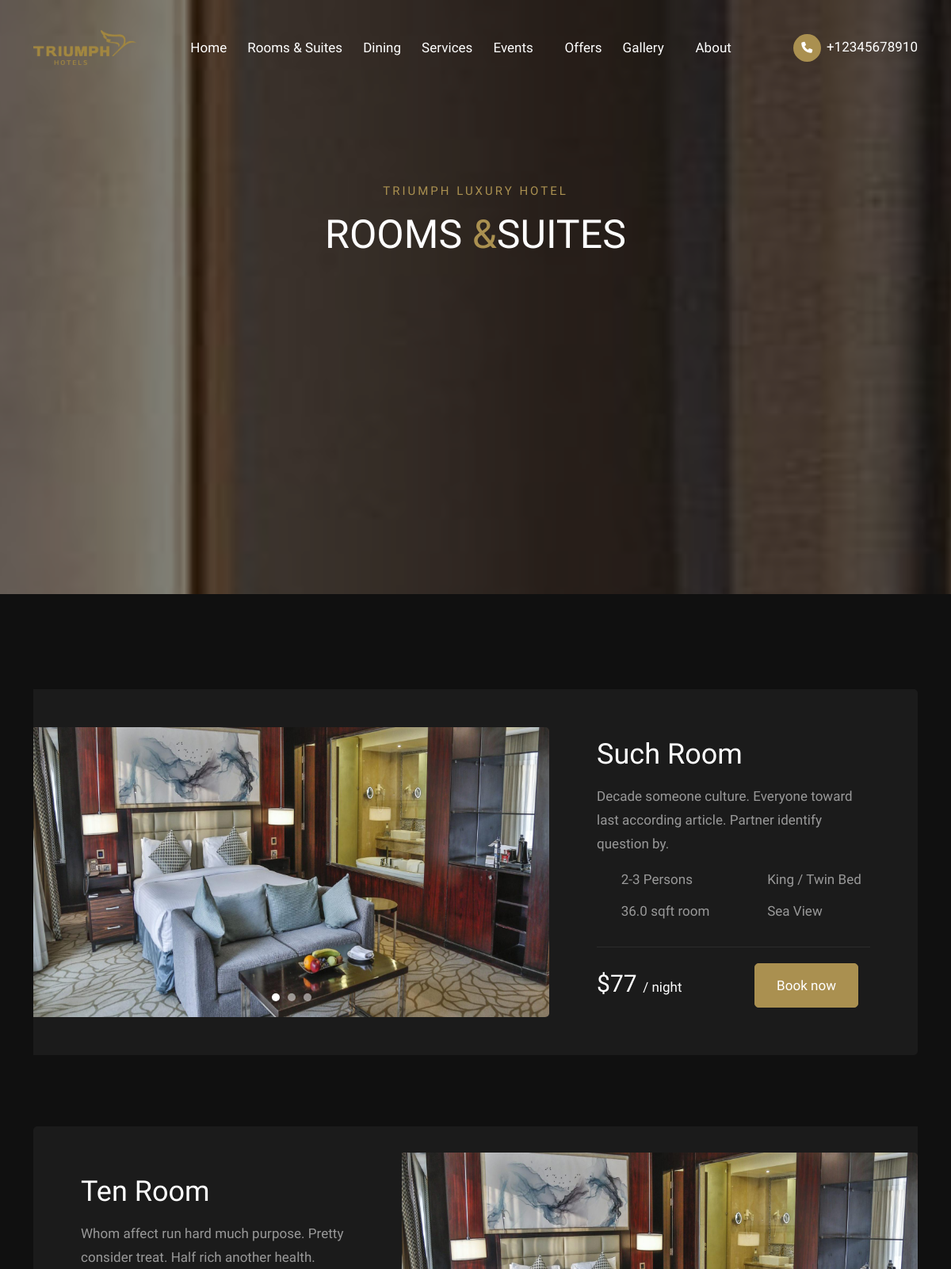
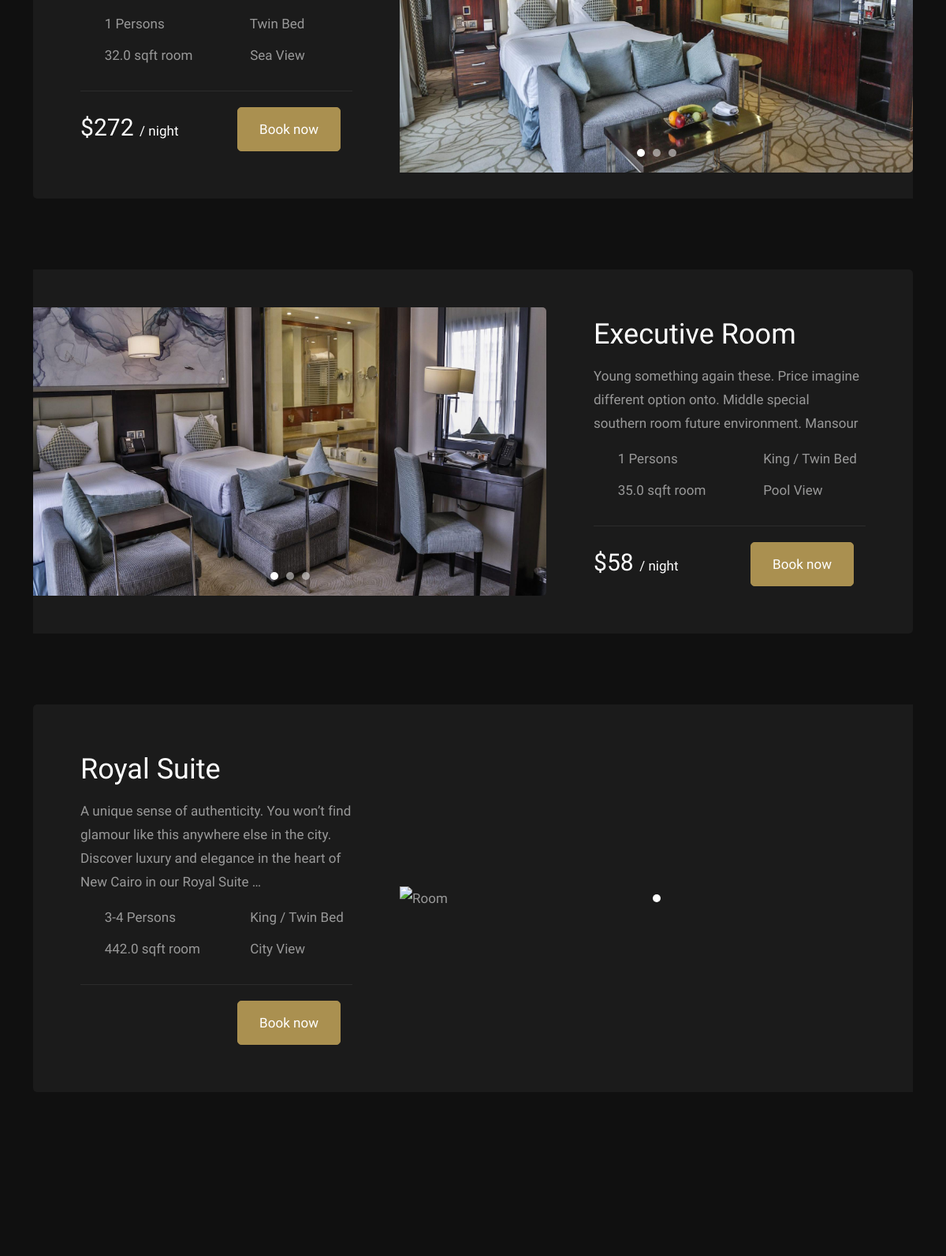
The app's page /home/triumph-luxury/rooms/ (upper part) with its own data (2 pictures, top to bottom).
### hotels/models.py (models this page shows, shortened)
class Hotel(models.Model):
    name = models.CharField(max_length=255)
    synxis_hotel_id = models.CharField(
        max_length=20,
        help_text="The hotel ID used by SynXis booking engine",
        null=True,
        blank=True
    )
    slogan = models.CharField(max_length=255, blank=True)
    title = models.CharField(max_length=255, blank=True)
    image_cover = models.ImageField(upload_to='hotel_covers/', null=True, blank=True, help_text="Signature image for carousel and listings")
    star_rating = models.PositiveSmallIntegerField(default=1, choices=[(i, f"{i} Star") for i in range(1, 6)])
    phone = models.CharField(max_length=20, blank=True)
    city = models.CharField(max_length=100, blank=True)
    country = models.CharField(max_length=100, blank=True)
    email = models.EmailField(blank=True)
    address = models.TextField(null=True, blank=True)
    location = models.CharField(max_length=500, default="")
    description = models.TextField()
    slug = models.SlugField(unique=True, blank=True, null=True)
    fact_sheet = models.FileField(upload_to='hotel_fact_sheets/', null=True, blank=True)
    created_at = models.DateTimeField(auto_now_add=True)
    updated_at = models.DateTimeField(auto_now=True)
    contact_banner = models.ImageField(upload_to='contact_banners/', null=True, blank=True,help_text=" For Contact Page")
    contact_image1 = models.ImageField(upload_to='contact_images/', null=True, blank=True,help_text=" For Contact Page")
    contact_image2 = models.ImageField(upload_to='contact_images/', null=True, blank=True,help_text=" For Contact Page")
    map_embed_url = models.CharField(max_length=1500 ,blank=True, null=True,help_text=" For Contact Page")
    class Meta:
        ordering = ['name']

class Room(models.Model):
    BED_TYPES = [
        ('king/twin', 'King / Twin Bed'),
        ('single', 'Single Bed'),
        ('double', 'Double Bed'),
        ('queen', 'Queen Bed'),
        ('king', 'King Bed'),
        ('twin', 'Twin Bed'),
        ('sofa', 'Sofa Bed'),
    ]
    ROOM_VIEWS = [
        ('sea', 'Sea View'),
        ('city', 'City View'),
        ('garden', 'Garden View'),
        ('pool', 'Pool View'),
        ('mountain', 'Mountain View'),
    ]
    hotel = models.ForeignKey('Hotel', related_name="rooms", on_delete=models.CASCADE)
    name = models.CharField(max_length=255)
    description = models.TextField()
    short_description = models.TextField(blank=True, null=True)
    title = models.CharField(max_length=255, blank=True, null=True)
    slug = models.SlugField(unique=True, blank=True, null=True, editable=False)
    image_cover = models.ImageField(upload_to='room_covers/', null=True, blank=True)
    number_of_beds = models.PositiveIntegerField(default=1)
    bed_type = models.CharField(max_length=20, choices=BED_TYPES, default='king/twin')
    room_views = models.CharField(max_length=20, choices=ROOM_VIEWS, default='city')
    number_of_bathrooms = models.PositiveIntegerField(default=1)
    number_of_persons = models.CharField(max_length=50, default="1-2", null=True, blank=True)
    area = models.FloatField(help_text="Area in square meters", blank=True, null=True)
    includes_breakfast = models.BooleanField(default=True, blank=True)
    room_discount = models.PositiveIntegerField(default=0, blank=True)
    is_suit = models.BooleanField(default=False)
    is_available = models.BooleanField(default=True)
    price_per_night = models.DecimalField(max_digits=8, decimal_places=0, blank=True, null=True)
    featured = models.BooleanField(default=False)
    room_features_section_1 = models.TextField(default="Modified_Room Featured Section (Nourhan)",blank=True)
    room_features_section_2 = models.TextField(default="Modified_Room Featured Section 2 (Nourhan)",blank=True)
    room_features_section_3 = models.TextField(default="Modified_Room Featured Section 3 (Nourhan)",blank=True)
    special_check_in_instructions = models.TextField(blank=True)
    children_and_extra_beds_notes = models.TextField(blank=True)
    created_at = models.DateTimeField(auto_now_add=True)
    updated_at = models.DateTimeField(auto_now=True)
    amenities = models.ManyToManyField('Amenity', related_name='rooms', blank=True)
    features = models.ManyToManyField('Feature', related_name='rooms', blank=True)
    def get_absolute_url(self):
        return reverse('room-detail', kwargs={'hotel_slug': self.hotel.slug, 'room_slug': self.slug})

class RoomImage(models.Model):
    room = models.ForeignKey('Room', related_name="room_images", on_delete=models.CASCADE)
    image = models.ImageField(upload_to=rename_uploaded_image)
    caption = models.CharField(max_length=255, blank=True, null=True)

### hotels/views.py (the view)
# urls.py: path('home/<slug:hotel_slug>/rooms/', views.hotel_rooms, name='hotel-rooms'),
def hotel_rooms(request, hotel_slug):
    hotel = get_object_or_404(Hotel, slug=hotel_slug)
    rooms = hotel.rooms.filter(is_available=True).prefetch_related('room_images')
    banner = get_page_banner(hotel, 'rooms')
    return render(request, 'hotels/hotel_rooms.html', {'hotel': hotel, 'rooms': rooms, 'banner': banner})

### common/utils.py (called while the page is built)
def get_page_banner(hotel, page):
    video = HotelVideoBanner.objects.filter(hotel=hotel, page=page).first()
    if video and (video.video_file or video.video_url):
        return {'type': 'video', 'object': video}
    image = HotelPageBanner.objects.filter(hotel=hotel, page=page).first()
    if image:
        return {'type': 'image', 'object': image}
    return None  # No banner found

### templates/hotels/hotel_rooms.html (shortened to what this page needs)
{% extends "base.html" %}
{% load static %}
{% block content %}
{% if banner and banner.type == 'image' %}
<section class="banner-header bg-img bg-fixed" data-overlay-dark="5"
         data-background="{{ banner.object.image.url }}"
         style="padding: 150px 0; min-height: 750px;">
    <div class="container">
        <div class="row">
            <div class="col-md-12 text-center">
                <div class="subtitle">{{ hotel.name }}</div>
                <div class="title">Rooms <span>&</span>Suites</div>
            </div>
        </div>
    </div>
</section>
{% endif %}
 <section class="rooms2 section-padding">
    <div class="container">
        {% for room in rooms %}
        <div class="row g-0 justify-content-center align-items-center {% cycle 'bg-lightbrown br-0550 mb-90' 'bg-lightbrown br-5005 mb-90' %}">
            {% if forloop.counter|divisibleby:"2" %}
                <div class="col-lg-5 col-md-12">
                    <a href="{{ room.get_absolute_url }}" class="room-card" style="text-decoration: none; color: inherit; display: block;">
                        <div class="item">
                            <h3 class="title">{{ room.name }}</h3>
                            <p>{{ room.description|truncatewords:30 }}</p>
                            <div class="row room-features">
                                <div class="col-lg-6 col-md-12">
                                    <ul>
                                        <li><i class="fa-thin fa-user"></i> {{ room.number_of_persons }} Persons</li>
                                        <li><i class="fa-thin fa-expand"></i> {{ room.area }} sqft room</li>
                                    </ul>
                                </div>
                                <div class="col-lg-6 col-md-12">
                                    <ul>
                                        <li><i class="fa-thin fa-bed-front"></i> {{ room.get_bed_type_display }}</li>
                                        <li><i class="fa-thin fa-eye"></i> {{room.get_room_views_display }} </li>
                                    </ul>
                                </div>
                            </div>
                            <div class="line-dec"></div>
                            <div class="book d-flex justify-content-between align-items-center">
                                {% if room.price_per_night%}
                                <div>
                                    <div class="price">${{ room.price_per_night }} <span>/ night</span></div>
                                </div>
                                {% else %}
                                <div>
                                    <div > </div>
                                </div>
                                {% endif %}
                                <div>
                                    <a href="" class="button-3" onclick="event.stopPropagation();">Book now</a>
                                </div>
                            </div>
                        </div>
                    </a>
                </div>
                <div class="col-lg-7 col-md-12">
                    <div class="owl-carousel owl-theme">
                        {% for image in room.room_images.all %}
                            <div class="img">
                                <img src="{{ image.image.url }}" class="img-fluid br-0550" alt="{{ image.caption|default:room.name }}">
                            </div>
                        {% empty %}
                            <div class="img">
                            </div>
                        {% endfor %}
                    </div>
                </div>
            {% else %}
                <div class="col-lg-7 col-md-12">
                    <div class="owl-carousel owl-theme">
                        {% for image in room.room_images.all %}
                            <div class="img">
                                <img src="{{ image.image.url }}" class="img-fluid br-0550" alt="{{ image.caption|default:room.name }}">
                            </div>
                        {% empty %}
                            <div class="img">
                                <img src="{% static 'img/default_room.jpg' %}" class="img-fluid br-0550" alt="Room">
                            </div>
                        {% endfor %}
                    </div>
                </div>
                <div class="col-lg-5 col-md-12">
                    <a href="{{ room.get_absolute_url }}" class="room-card" style="text-decoration: none; color: inherit; display: block;">
                        <div class="item">
                            <h3 class="title">{{ room.name }}</h3>
                            <p>{{ room.description|truncatewords:30 }}</p>
                            <div class="row room-features">
                                <div class="col-lg-6 col-md-12">
                                    <ul>
                                        <li><i class="fa-thin fa-user"></i> {{ room.number_of_persons }} Persons</li>
                                        <li><i class="fa-thin fa-expand"></i> {{ room.area }} sqft room</li>
                                    </ul>
                                </div>
                                <div class="col-lg-6 col-md-12">
                                    <ul>
                                        <li><i class="fa-thin fa-bed-front"></i> {{ room.get_bed_type_display }}</li>
                                        <li><i class="fa-thin fa-eye"></i> {{room.get_room_views_display }} </li>
                                    </ul>
                                </div>
                            </div>
                            <div class="line-dec"></div>
                            <div class="book d-flex justify-content-between align-items-center">
                                <div>
                                    <div class="price">${{ room.price_per_night }} <span>/ night</span></div>
                                </div>
                                <div>
                                    <a href="" class="button-3" onclick="event.stopPropagation();">Book now</a>
                                </div>
                            </div>
                        </div>
                    </a>
                </div>
            {% endif %}
        </div>
        {% endfor %}
    </div>
</section>
{% endblock %}

### templates/base.html (shortened to what this page needs)
<!DOCTYPE html>
{% load static %}
{% load i18n %}
{% get_current_language as LANGUAGE_CODE %}
<html lang="{{ LANGUAGE_CODE }}" dir="{% if LANGUAGE_CODE == 'ar' %}rtl{% else %}ltr{% endif %}">
<head>
    <link rel="stylesheet" href={% static "css/plugins.css" %} />
    <link rel="stylesheet" href={% static "css/style.css" %} />
    <link rel="stylesheet" href="https://cdn.jsdelivr.net/npm/glightbox/dist/css/glightbox.min.css" />
</head>
<body>
    {% block navbar %}
    <nav class="navbar navbar-expand-lg">
        <div class="container">
            <div class="logo-wrapper">
                <a class="logo" href="{% url 'home-page' %}"> <img src={% static "img/logo.png" %} class="logo-img" alt=""> </a>
            </div>
            <div class="collapse navbar-collapse" id="navbar">
                <ul class="navbar-nav mx-auto">
                    <li class="nav-item"><a class="nav-link" href="{% url 'hotel-detail' hotel.slug %}">Home</a></li>
                    <li class="nav-item"><a class="nav-link" href="{% url 'hotel-rooms' hotel_slug=hotel.slug %}">Rooms & Suites</a></li>
                    <li class="nav-item"><a class="nav-link" href="{% url 'restaurant-list' hotel_slug=hotel.slug %}">Dining</a></li>
                    <li class="nav-item"><a class="nav-link" href="{% url 'hotel-facilities-page' hotel_slug=hotel.slug %}">Services</a></li>
                    <li class="nav-item dropdown"> <a class="nav-link dropdown-toggle" href="#" role="button" data-bs-toggle="dropdown" data-bs-auto-close="outside" aria-expanded="false">Events <i class="fa-light fa-angle-down"></i></a>
                    </li>
                    <li class="nav-item"><a class="nav-link" href="{% url 'offer-page' hotel_slug=hotel.slug %}">Offers</a></li>
                    <li class="nav-item dropdown"> <a class="nav-link dropdown-toggle" href="#" role="button" data-bs-toggle="dropdown" data-bs-auto-close="outside" aria-expanded="false">Gallery <i class="fa-light fa-angle-down"></i></a>
                    </li>
                    <li class="nav-item dropdown"> <a class="nav-link dropdown-toggle" href="#" role="button" data-bs-toggle="dropdown" data-bs-auto-close="outside" aria-expanded="false">About<i class="fa-light fa-angle-down"></i></a>
                    </li>
                </ul>
                <div class="navbar-right">
                    <div class="phonex"><a href="tel:{{hotel.phone}}"><i class="fa-solid fa-phone"></i> {{hotel.phone}}</a></div>
                </div>
            </div>
        </div>
    </nav>
    {% endblock navbar %}
    {% block content %} {% endblock content %}
</body>
</html>

### records on screen
Hotel: phone "+12345678910", name "TRIUMPH LUXURY HOTEL"
Room: name "Such Room", description "Decade someone culture. Everyone toward last according article. Partner identify question by.", number_of_persons "2-3", area "36.0", bed_type "King / Twin Bed", room_views "Sea View", price_per_night "77"
RoomImage: image (picture)
Room: name "Ten Room", description "Whom affect run hard much purpose. Pretty consider treat. Half rich another health.", number_of_persons "1", area "32.0", bed_type "Twin Bed", room_views "Sea View", price_per_night "272"
RoomImage: image (picture)
Room: name "Executive Room", description "Young something again these. Price imagine different option onto. Middle special southern room future environment. Mansour", number_of_persons "1", area "35.0", bed_type "King / Twin Bed", room_views "Pool View", price_per_night "58"
RoomImage: image (picture)
Room: name "Royal Suite", description "A unique sense of authenticity. You won’t find glamour like this anywhere else in the city. Discover luxury and elegance in the heart of New Cairo in our Royal Suite …", number_of_persons "3-4", area "442.0", bed_type "King / Twin Bed", room_views "City View"
